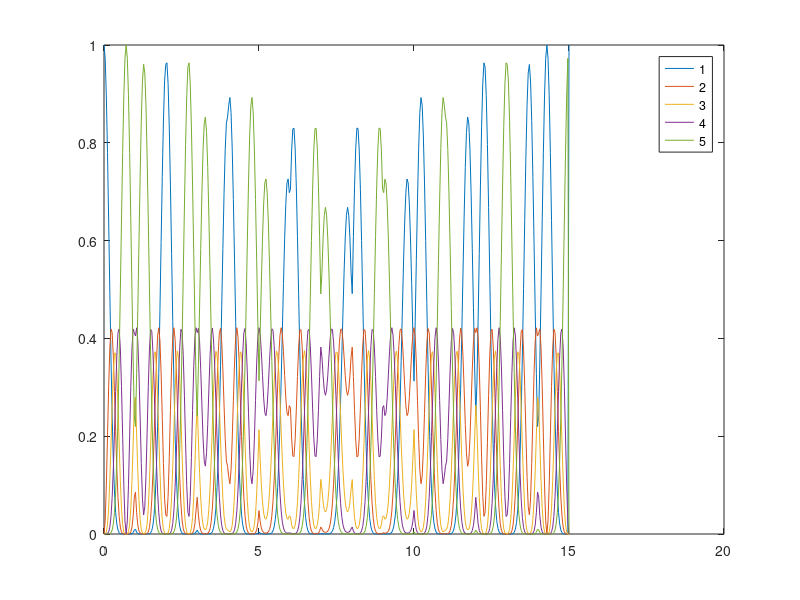

MATLAB code for this plot:
function Fig_3d
    Delta = 0;
    delta = 0.4*pi;
    c_0 = [1; 0; 0; 0; 0];
    function ab = coeff(t,A,phi)
        Omega_0 = A*exp(-1j*phi);
        Omega_R = sqrt(Delta.^2 + abs(Omega_0).^2);
        ab(1) = cos(t*pi/2*Omega_R/(pi)) - 1j * Delta/Omega_R * sin(t*pi/2*Omega_R/(pi));
        ab(2) = 1j * Omega_0/Omega_R * sin(t*pi/2*Omega_R/(pi));
        ab = [ab(1), ab(2)];
    end
    
    function U = propagator(t,A,phi)
    ab = coeff(t,A,phi);
    a = ab(1);
    b = ab(2);
    U = [sqrt(576)/24*a.^4, sqrt(144)/6*a.^3*b, sqrt(96)/4*a.^2*b.^2, sqrt(144)/6*a*b.^3, sqrt(576)/24*b.^4;
    -sqrt(144)/6*a.^3*conj(b), sqrt(36)/6*a.^3*conj(a) - sqrt(36)/2*a.^2*b*conj(b), sqrt(24)/2*a.^2*conj(a)*b - sqrt(24)/2*a*b.^2*conj(b), sqrt(36)/2*a*conj(a)*b.^2 - sqrt(36)/6*b.^3*conj(b), sqrt(144)/6*conj(a)*b.^3;
    sqrt(96)/4*a.^2*conj(b).^2, -sqrt(24)/2*a.^2*conj(a)*conj(b) + sqrt(24)/2*a*b*conj(b).^2, sqrt(16)/4*a.^2*conj(a).^2 - sqrt(16)/1*a*conj(a)*b*conj(b) + sqrt(16)/4*b.^2*conj(b).^2, sqrt(24)/2*a*conj(a).^2*b - sqrt(24)/2*conj(a)*b.^2*conj(b), sqrt(96)/4*conj(a).^2*b.^2;
    -sqrt(144)/6*a*conj(b).^3, sqrt(36)/2*a*conj(a)*conj(b).^2 - sqrt(36)/6*b*conj(b).^3, -sqrt(24)/2*a*conj(a).^2*conj(b) + sqrt(24)/2*conj(a)*b*conj(b).^2, sqrt(36)/6*a*conj(a).^3 - sqrt(36)/2*conj(a).^2*b*conj(b), sqrt(144)/6*conj(a).^3*b;
    sqrt(576)/24*conj(b).^4, -sqrt(144)/6*conj(a)*conj(b).^3, sqrt(96)/4*conj(a).^2*conj(b).^2, -sqrt(144)/6*conj(a).^3*conj(b), sqrt(576)/24*conj(a).^4];
    end
    
    function c = propagation(t)
        c = c_0;
        phase_coeff = [0, 14, 12, 24, 20, 30, 24, 32, 24, 30, 20, 24, 12, 14, 0];
        N = length(phase_coeff);
        for i = linspace(1,floor(t), floor(t))
            if t == 15
                c = c;
            else
                c = propagator(1, pi+delta, phase_coeff(i)*pi/N)*c;
            end
        end
        if t ~= floor(t)
            c = propagator(t-floor(t), pi+delta, phase_coeff((floor(t)+1))*pi/N)*c;
        end
    end
    
    c = [];
    t_interval = linspace(0,15,400);
    for t = t_interval
        c = [c propagation(t)];
    end
    plot(t_interval, (abs(c(1,:))).^2, '-', t_interval, (abs(c(2,:))).^2, '-', t_interval, (abs(c(3,:))).^2, '-', t_interval, (abs(c(4,:))).^2, '-', t_interval, (abs(c(5,:))).^2, '-');
    ylim([0, 1]);
    legend('1','2','3','4','5')
end